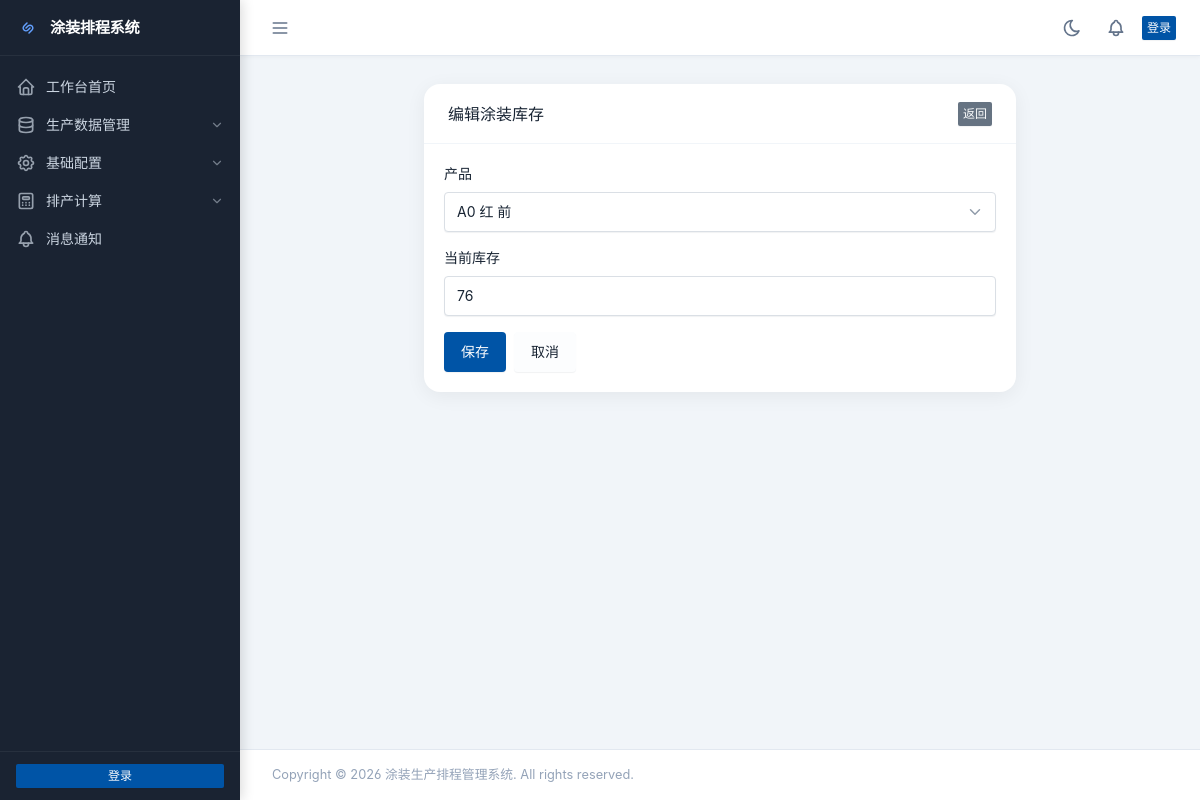
Before: /data/inventory/49/edit/?next=/data/inventory/ with the older database file.
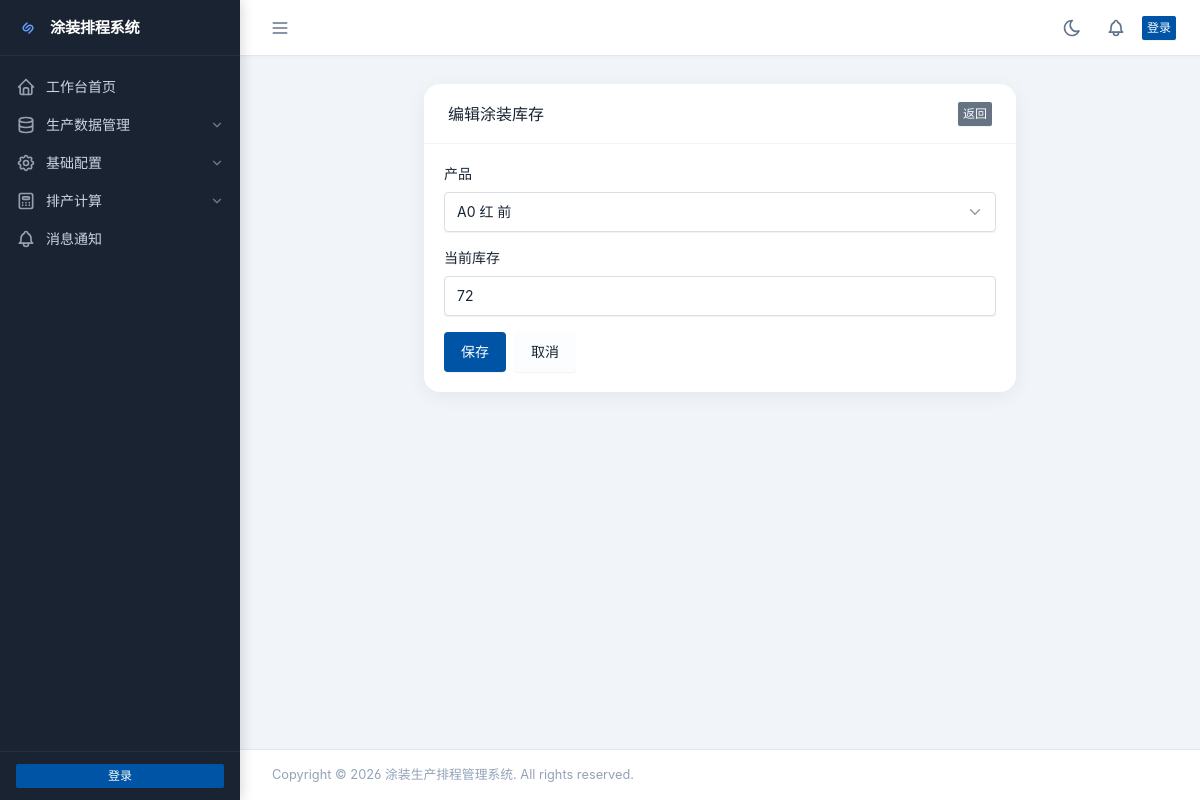
After: the same page with the newer database file.
### data/models.py (models this page shows, shortened)
class Inventory(models.Model):
    product = models.OneToOneField(Product, on_delete=models.CASCADE, verbose_name="产品", related_name='inventory')
    current_quantity = models.IntegerField(default=0, verbose_name="当前库存", validators=[MinValueValidator(0)])
    created_at = models.DateTimeField(auto_now_add=True, verbose_name="创建时间")
    updated_at = models.DateTimeField(auto_now=True, verbose_name="更新时间")
    class Meta:
        verbose_name = "涂装库存"
        verbose_name_plural = "涂装库存"
        ordering = ['-updated_at']

### data/views.py (the view)
# urls.py: path('inventory/<int:pk>/edit/', views.inventory_update, name='inventory_update'),
def inventory_update(request, pk):
    instance = get_object_or_404(Inventory, pk=pk)
    return _config_form_view(
        request,
        InventoryForm,
        "编辑涂装库存",
        "涂装库存已更新",
        "data:inventory_list",
        instance=instance,
    )

### data/forms.py
class InventoryForm(forms.ModelForm):
    class Meta:
        model = Inventory
        fields = ["product", "current_quantity"]
        labels = {
            "product": "产品",
            "current_quantity": "当前库存",
        }

### data/models.py (called while the page is built)
    def __str__(self):
        return self.name

    def __str__(self):
        return self.display_name

    @property
    def display_name(self):
        key = (self.name or "").strip().lower()
        if key in self.DISPLAY_MAP:
            return self.DISPLAY_MAP[key][0]
        return self.name

    def __str__(self):
        return self.get_name_display()

    def __str__(self):
        return f"{self.vehicle_model} {self.color} {self.position_type}"

### data/views.py (called while the page is built)
def _get_safe_next_url(request):
    next_url = request.POST.get("next") or request.GET.get("next")
    if next_url and url_has_allowed_host_and_scheme(
        next_url,
        allowed_hosts={request.get_host()},
        require_https=request.is_secure(),
    ):
        return next_url
    return ""

### templates/data/config_form.html (shortened to what this page needs)
{% extends "base.html" %}
{% load django_bootstrap5 %}
{% block content %}
<div class="row justify-content-center">
    <div class="col-lg-8">
        <div class="card">
            <div class="card-header d-flex justify-content-between align-items-center">
                <h3 class="card-title mb-0">{{ page_title }}</h3>
                <a href="javascript:history.back()" class="btn btn-sm btn-secondary">返回</a>
            </div>
            <div class="card-body">
                <form method="post">
                    {% bootstrap_form form %}
                    <div class="d-flex gap-2">
                        <button type="submit" class="btn btn-primary">{{ submit_label }}</button>
                        <a href="javascript:history.back()" class="btn btn-light">取消</a>
                    </div>
                </form>
            </div>
        </div>
    </div>
</div>
{% endblock %}

Changed rows visible on the page:
changed Inventory: current_quantity "76" → "72"
